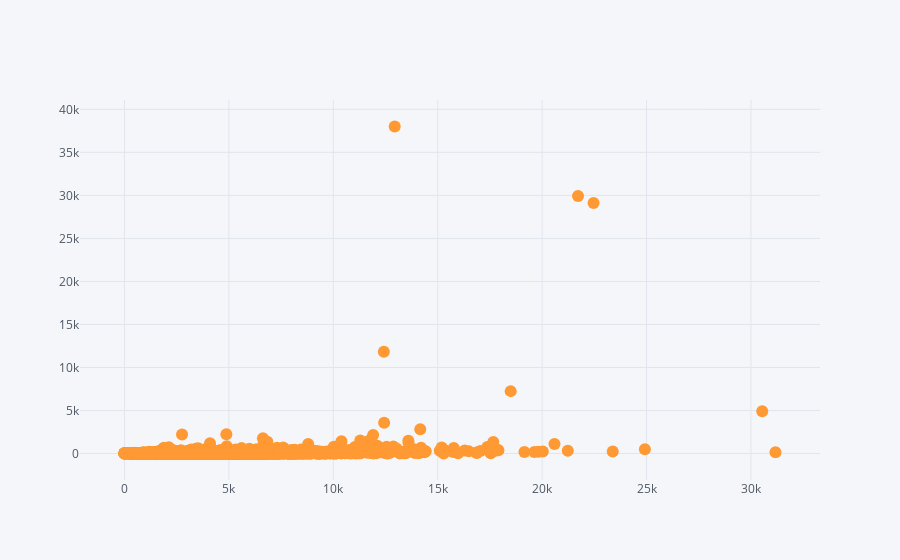

Here is the notebook cell this chart was saved with:
### Code cell
chip_v.iplot(kind='scatter', mode='markers', x='SEX BY AGE: Total: Total population -- (Estimate)', y='Chipotle Visitors')

### Figure 1 — Plotly figure (JSON) as saved in the notebook; plotly's stock layout.template omitted (floating-point values rounded to 4 significant figures; data arrays with more than 128 entries replaced by an {"elided": "..."} marker saying what was removed)
{"data": [{"line": {"color": "rgba(255, 153, 51, 1.0)", "dash": "solid", "shape": "linear", "width": 1.3}, "marker": {"size": 12, "symbol": "circle"}, "mode": "markers", "name": "Chipotle Visitors", "text": "", "type": "scatter", "uid": "100997c1-690e-46d6-a609-7da1f5783f10", "x": {"elided": "34283 int values"}, "y": {"elided": "34283 int values"}}], "layout": {"autosize": true, "legend": {"bgcolor": "#F5F6F9", "font": {"color": "#4D5663"}}, "paper_bgcolor": "#F5F6F9", "plot_bgcolor": "#F5F6F9", "title": {"font": {"color": "#4D5663"}}, "xaxis": {"autorange": true, "gridcolor": "#E1E5ED", "range": [-1893.0, 33070.0], "showgrid": true, "tickfont": {"color": "#4D5663"}, "title": {"font": {"color": "#4D5663"}, "text": ""}, "type": "linear", "zerolinecolor": "#E1E5ED"}, "yaxis": {"autorange": true, "gridcolor": "#E1E5ED", "range": [-3495, 41505], "showgrid": true, "tickfont": {"color": "#4D5663"}, "title": {"font": {"color": "#4D5663"}, "text": ""}, "type": "linear", "zerolinecolor": "#E1E5ED"}}}
